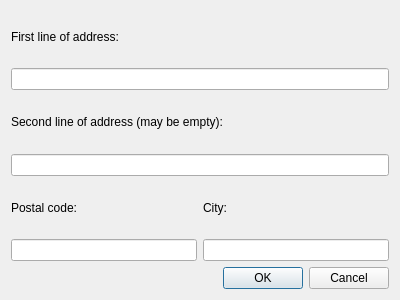
<?xml version="1.0" encoding="UTF-8"?>
<ui version="4.0">
 <class>AddAddressDialog</class>
 <widget class="QDialog" name="AddAddressDialog">
  <property name="geometry">
   <rect>
    <x>0</x>
    <y>0</y>
    <width>400</width>
    <height>300</height>
   </rect>
  </property>
  <property name="windowTitle">
   <string>QtSSB - Add address</string>
  </property>
  <layout class="QGridLayout" name="gridLayout">
   <item row="0" column="0">
    <layout class="QGridLayout" name="gridLayout_2">
     <item row="4" column="0">
      <widget class="QLabel" name="label_3">
       <property name="text">
        <string>Postal code:</string>
       </property>
      </widget>
     </item>
     <item row="4" column="1">
      <widget class="QLabel" name="label_4">
       <property name="text">
        <string>City:</string>
       </property>
      </widget>
     </item>
     <item row="6" column="0" colspan="2">
      <widget class="QDialogButtonBox" name="buttonBox">
       <property name="orientation">
        <enum>Qt::Horizontal</enum>
       </property>
       <property name="standardButtons">
        <set>QDialogButtonBox::Cancel|QDialogButtonBox::Ok</set>
       </property>
      </widget>
     </item>
     <item row="1" column="0" colspan="2">
      <widget class="QLineEdit" name="flineLineEdit">
       <property name="maxLength">
        <number>128</number>
       </property>
       <property name="alignment">
        <set>Qt::AlignCenter</set>
       </property>
      </widget>
     </item>
     <item row="0" column="0" colspan="2">
      <widget class="QLabel" name="label">
       <property name="text">
        <string>First line of address:</string>
       </property>
      </widget>
     </item>
     <item row="2" column="0" colspan="2">
      <widget class="QLabel" name="label_2">
       <property name="text">
        <string>Second line of address (may be empty):</string>
       </property>
      </widget>
     </item>
     <item row="3" column="0" colspan="2">
      <widget class="QLineEdit" name="slineLineEdit">
       <property name="maxLength">
        <number>128</number>
       </property>
       <property name="alignment">
        <set>Qt::AlignCenter</set>
       </property>
      </widget>
     </item>
     <item row="5" column="0">
      <widget class="QLineEdit" name="postalLineEdit">
       <property name="maxLength">
        <number>6</number>
       </property>
       <property name="alignment">
        <set>Qt::AlignCenter</set>
       </property>
      </widget>
     </item>
     <item row="5" column="1">
      <widget class="QLineEdit" name="cityLineEdit">
       <property name="maxLength">
        <number>128</number>
       </property>
       <property name="alignment">
        <set>Qt::AlignCenter</set>
       </property>
      </widget>
     </item>
    </layout>
   </item>
  </layout>
 </widget>
 <resources/>
 <connections>
  <connection>
   <sender>buttonBox</sender>
   <signal>accepted()</signal>
   <receiver>AddAddressDialog</receiver>
   <slot>accept()</slot>
   <hints>
    <hint type="sourcelabel">
     <x>248</x>
     <y>254</y>
    </hint>
    <hint type="destinationlabel">
     <x>157</x>
     <y>274</y>
    </hint>
   </hints>
  </connection>
  <connection>
   <sender>buttonBox</sender>
   <signal>rejected()</signal>
   <receiver>AddAddressDialog</receiver>
   <slot>reject()</slot>
   <hints>
    <hint type="sourcelabel">
     <x>316</x>
     <y>260</y>
    </hint>
    <hint type="destinationlabel">
     <x>286</x>
     <y>274</y>
    </hint>
   </hints>
  </connection>
 </connections>
</ui>
